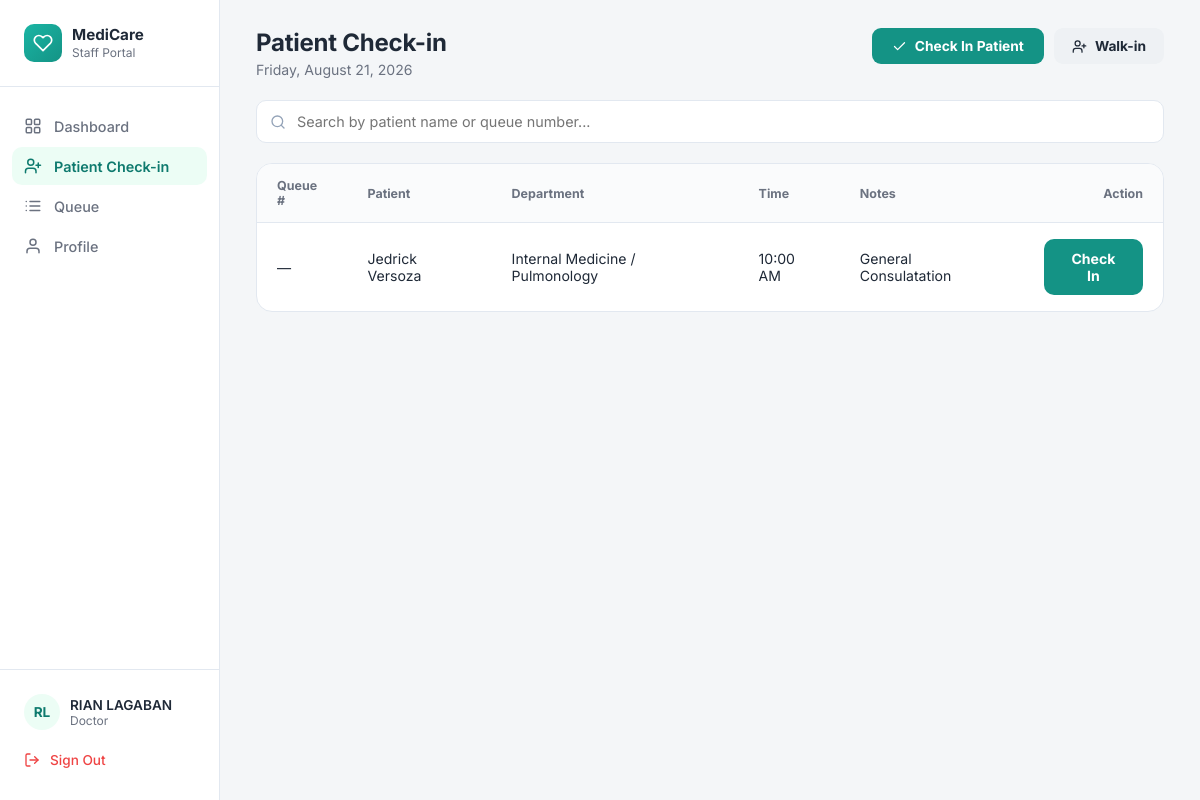
The page /staff/checkIn_patient.php (signed in) on the database its author committed.
### tables this page shows
CREATE TABLE IF NOT EXISTS `staff` (
  `StaffID` int NOT NULL AUTO_INCREMENT,
  `UserID` int NOT NULL,
  `DepartmentID` int NOT NULL,
  `StaffRole` varchar(50) NOT NULL,
  `Suffix` varchar(20) DEFAULT NULL,
  `Specialization` varchar(100) DEFAULT NULL,
  `AvailabilityStatus` varchar(50) NOT NULL DEFAULT 'Available',
  `DateHired` date DEFAULT NULL,
  `ScheduleStart` time DEFAULT NULL,
  `ScheduleEnd` time DEFAULT NULL,
  `AssignedDays` varchar(100) DEFAULT NULL,
  `AssignedResponsibilities` text,
  `CreatedAt` datetime NOT NULL DEFAULT CURRENT_TIMESTAMP,
  `UpdatedAt` datetime NOT NULL DEFAULT CURRENT_TIMESTAMP ON UPDATE CURRENT_TIMESTAMP,
  PRIMARY KEY (`StaffID`),
  KEY `FK_Staff_Users` (`UserID`),
  KEY `FK_Staff_Departments` (`DepartmentID`)
);

CREATE TABLE IF NOT EXISTS `users` (
  `UserID` int NOT NULL AUTO_INCREMENT,
  `RoleID` int NOT NULL,
  `FirstName` varchar(100) NOT NULL,
  `MiddleName` varchar(100) DEFAULT NULL,
  `LastName` varchar(100) NOT NULL,
  `Email` varchar(191) NOT NULL,
  `Password` varchar(255) NOT NULL,
  `Sex` varchar(13) NOT NULL,
  `DateOfBirth` date DEFAULT NULL,
  `ContactNumber` varchar(20) DEFAULT NULL,
  `Address` text,
  `Status` varchar(50) NOT NULL DEFAULT 'Active',
  `CreatedAt` datetime NOT NULL DEFAULT CURRENT_TIMESTAMP,
  `FailedAttempts` int DEFAULT '0',
  `LockUntil` datetime DEFAULT NULL,
  `ResetToken` varchar(255) DEFAULT NULL,
  `TokenExpiry` datetime DEFAULT NULL,
  `ProfilePhoto` varchar(255) DEFAULT NULL,
  `LastLogin` datetime DEFAULT NULL,
  PRIMARY KEY (`UserID`),
  UNIQUE KEY `Email` (`Email`),
  KEY `FK_Users_Roles` (`RoleID`)
);

CREATE TABLE IF NOT EXISTS `appointments` (
  `AppointmentID` int NOT NULL AUTO_INCREMENT,
  `PatientID` int NOT NULL,
  `StaffID` int DEFAULT NULL,
  `DepartmentID` int NOT NULL,
  `AppointmentDate` date NOT NULL,
  `AppointmentTime` time NOT NULL,
  `Purpose` varchar(255) DEFAULT NULL,
  `Status` varchar(50) NOT NULL DEFAULT 'Pending',
  `CreatedAt` datetime NOT NULL DEFAULT CURRENT_TIMESTAMP,
  `UpdatedAt` datetime NOT NULL DEFAULT CURRENT_TIMESTAMP ON UPDATE CURRENT_TIMESTAMP,
  PRIMARY KEY (`AppointmentID`),
  KEY `fk_appointments_patient` (`PatientID`),
  KEY `fk_appointments_staff` (`StaffID`),
  KEY `fk_appointments_department` (`DepartmentID`)
);

CREATE TABLE IF NOT EXISTS `departments` (
  `DepartmentID` int NOT NULL AUTO_INCREMENT,
  `DepartmentName` varchar(100) NOT NULL,
  PRIMARY KEY (`DepartmentID`),
  UNIQUE KEY `DepartmentName` (`DepartmentName`)
);

### staff/checkIn_patient.php (the view, shortened to what this page needs)
<?php
require_once __DIR__ . '/../includes/db.php';
$today = date('Y-m-d');
$currentUserID = (int) $_SESSION['UserID'];
$appointments = [];
$appointmentsStmt = mysqli_prepare(
    $conn,
    'SELECT
        a.AppointmentID,
        a.AppointmentDate,
        a.AppointmentTime,
        a.Purpose,
        a.Status AS AppointmentStatus,
        p.PatientID,
        u.FirstName,
        u.MiddleName,
        u.LastName,
        u.ContactNumber,
        d.DepartmentID,
        d.DepartmentName,
        q.QueueID,
        q.QueueNumber,
        q.Status AS QueueStatus,
        q.QueueTime
     FROM appointments a
     INNER JOIN patients p
        ON a.PatientID = p.PatientID
     INNER JOIN users u
        ON p.UserID = u.UserID
     INNER JOIN departments d
        ON a.DepartmentID = d.DepartmentID
     LEFT JOIN queue q
        ON a.AppointmentID = q.AppointmentID
        AND q.QueueDate = ?
     WHERE a.AppointmentDate = ?
     AND a.Status NOT IN (
        "Cancelled",
        "Completed"
     )
     ORDER BY
        CASE
            WHEN q.QueueNumber IS NOT NULL
            THEN 0
            ELSE 1
        END,
        a.AppointmentTime ASC'
);
mysqli_stmt_bind_param(
    $appointmentsStmt,
    'ss',
    $today,
    $today
);
mysqli_stmt_execute(
    $appointmentsStmt
);
$appointmentsResult =
    mysqli_stmt_get_result(
        $appointmentsStmt
    );
while (
    $row =
        mysqli_fetch_assoc($appointmentsResult)
) {
    $appointments[] = $row;
}
$staffInfoStmt = mysqli_prepare(
    $conn,
    "SELECT
        s.StaffRole,
        u.FirstName,
        u.LastName,
        u.ProfilePhoto
     FROM staff s
     INNER JOIN users u
        ON s.UserID = u.UserID
     WHERE s.UserID = ?
     LIMIT 1"
);
mysqli_stmt_bind_param(
    $staffInfoStmt,
    'i',
    $currentUserID
);
mysqli_stmt_execute(
    $staffInfoStmt
);
$staffInfoResult =
    mysqli_stmt_get_result(
        $staffInfoStmt
    );
$staffInfoRow =
    mysqli_fetch_assoc($staffInfoResult);
$staffFirstName =
    $staffInfoRow['FirstName']
    ?? ($_SESSION['FirstName'] ?? '');
$staffLastName =
    $staffInfoRow['LastName']
    ?? ($_SESSION['LastName'] ?? '');
$staffRole =
    $staffInfoRow['StaffRole']
    ?? 'Staff';
$staffProfilePhoto =
    $staffInfoRow['ProfilePhoto']
    ?? null;
$staffInitials =
    strtoupper(
        substr($staffFirstName, 0, 1) .
        substr($staffLastName, 0, 1)
    );
$staffName =
    htmlspecialchars(
        $staffFirstName . ' ' . $staffLastName
    );
?>
<!DOCTYPE html>
<html lang="en">
<head>
<link
    rel="stylesheet"
    href="../assets/css/staff/staff_dashboard.css"
>
</head>
<body>
<div class="app">
<aside class="sidebar">
    <div class="sidebar-brand">
        <div class="brand-icon">
            <svg
                viewBox="0 0 24 24"
                fill="none"
                stroke="currentColor"
                stroke-width="2"
                stroke-linecap="round"
                stroke-linejoin="round"
            >
                <path d="M20.84 4.61a5.5 5.5 0 0 0-7.78 0L12 5.67l-1.06-1.06a5.5 5.5 0 0 0-7.78 7.78l1.06 1.06L12 21.23l7.78-7.78 1.06-1.06a5.5 5.5 0 0 0 0-7.78z"/>
            </svg>
        </div>
        <div class="brand-text">
            <div class="brand-title">
                MediCare
            </div>
            <div class="brand-sub">
                Staff Portal
            </div>
        </div>
    </div>
    <ul class="nav-list">
        <li class="nav-item">
            <a
                href="../staff/staff_dashboard.php"
                style="
                    text-decoration:none;
                    color:inherit;
                    display:flex;
                    align-items:center;
                    gap:12px;
                "
            >
                Dashboard
            </a>
        </li>
        <li class="nav-item active">
            <svg
                viewBox="0 0 24 24"
                fill="none"
                stroke="currentColor"
                stroke-width="2"
                stroke-linecap="round"
                stroke-linejoin="round"
            >
                <path d="M16 21v-2a4 4 0 0 0-4-4H6a4 4 0 0 0-4 4v2"/>
                <circle cx="9" cy="7" r="4"/>
                <line x1="19" y1="8" x2="19" y2="14"/>
                <line x1="16" y1="11" x2="22" y2="11"/>
            </svg>
            Patient Check-in
        </li>
        <li class="nav-item">
            <a
                href="queue.php"
                style="
                    text-decoration:none;
                    color:inherit;
                    display:flex;
                    align-items:center;
                    gap:12px;
                "
            >
                <svg
                    viewBox="0 0 24 24"
                    fill="none"
                    stroke="currentColor"
                    stroke-width="2"
                    stroke-linecap="round"
                    stroke-linejoin="round"
                >
                    <path d="M8 6h13M8 12h13M8 18h13M3 6h.01M3 12h.01M3 18h.01"/>
                </svg>
                Queue
            </a>
        </li>
        <li class="nav-item">
            <a
                href="staff_profile.php"
                style="
                    text-decoration:none;
                    color:inherit;
                    display:flex;
                    align-items:center;
                    gap:12px;
                "
            >
                <svg
                    viewBox="0 0 24 24"
                    fill="none"
                    stroke="currentColor"
                    stroke-width="2"
                    stroke-linecap="round"
                    stroke-linejoin="round"
                >
                    <path d="M20 21v-2a4 4 0 0 0-4-4H8a4 4 0 0 0-4 4v2"/>
                    <circle cx="12" cy="7" r="4"/>
                </svg>
                Profile
            </a>
        </li>
    </ul>
    <div class="sidebar-footer">
        <div class="sidebar-user">
            <div class="user-avatar">
                <?php if (!empty($staffProfilePhoto)): ?>
                <img src="../<?php echo htmlspecialchars($staffProfilePhoto); ?>" alt="Photo">
                <?php else: ?>
                <?php echo $staffInitials; ?>
                <?php endif; ?>
            </div>
            <div>
                <div class="user-name">
                    <?php echo $staffName; ?>
                </div>
                <div class="user-role">
                    <?php echo htmlspecialchars($staffRole); ?>
                </div>
            </div>
        </div>
        <a
            class="sign-out"
            href="../auth/logout.php"
            onclick="return confirm('Are you sure you want to sign out?');"
        >
            <svg
                viewBox="0 0 24 24"
                fill="none"
                stroke="currentColor"
                stroke-width="2"
                stroke-linecap="round"
                stroke-linejoin="round"
            >
                <path d="M9 21H5a2 2 0 0 1-2-2V5a2 2 0 0 1 2-2h4"/>
                <polyline points="16 17 21 12 16 7"/>
                <line x1="21" y1="12" x2="9" y2="12"/>
            </svg>
            Sign Out
        </a>
    </div>
</aside>
<main class="main">
    <div class="staff-topbar">
        <div class="page-header">
            <h1>
                Patient Check-in
            </h1>
            <p>
                <?php echo date('l, F j, Y'); ?>
            </p>
        </div>
        <div class="staff-header-actions">
            <button
                class="btn-checkin-solid"
                type="button"
                onclick="openCheckinModal()"
            >
                <svg
                    viewBox="0 0 24 24"
                    fill="none"
                    stroke="currentColor"
                    stroke-width="2"
                    stroke-linecap="round"
                    stroke-linejoin="round"
                >
                    <polyline points="20 6 9 17 4 12"/>
                </svg>
                Check In Patient
            </button>
            <button
                class="btn-walkin"
                type="button"
                onclick="openWalkinModal()"
            >
                <svg
                    viewBox="0 0 24 24"
                    fill="none"
                    stroke="currentColor"
                    stroke-width="2"
                    stroke-linecap="round"
                    stroke-linejoin="round"
                >
                    <path d="M16 21v-2a4 4 0 0 0-4-4H6a4 4 0 0 0-4 4v2"/>
                    <circle cx="9" cy="7" r="4"/>
                    <line x1="19" y1="8" x2="19" y2="14"/>
                    <line x1="16" y1="11" x2="22" y2="11"/>
                </svg>
                Walk-in
            </button>
        </div>
    </div>
    <div class="staff-search-bar">
        <svg
            viewBox="0 0 24 24"
            fill="none"
            stroke="currentColor"
            stroke-width="2"
            stroke-linecap="round"
            stroke-linejoin="round"
        >
            <circle cx="11" cy="11" r="8"/>
            <line x1="21" y1="21" x2="16.65" y2="16.65"/>
        </svg>
        <input
            type="text"
            id="mainSearchInput"
            placeholder="Search by patient name or queue number..."
            oninput="filterMainTable()"
        >
    </div>
    <div class="staff-table-wrap">
        <table class="staff-table">
            <thead>
                <tr>
                    <th>Queue #</th>
                    <th>Patient</th>
                    <th>Department</th>
                    <th>Time</th>
                    <th>Notes</th>
                    <th>Action</th>
                </tr>
            </thead>
            <tbody id="appointmentsTableBody">
            <?php if (empty($appointments)): ?>
                <tr class="empty-row">
                    <td colspan="6">
                        No scheduled appointments for today
                    </td>
                </tr>
            <?php else: ?>
                <?php foreach ($appointments as $appointment): ?>
                    <?php
                    $fullName = trim(
                        $appointment['FirstName'] . ' ' .
                        (
                            !empty($appointment['MiddleName'])
                            ? $appointment['MiddleName'] . ' '
                            : ''
                        ) .
                        $appointment['LastName']
                    );
                    $formattedTime = date(
                        'h:i A',
                        strtotime(
                            $appointment['AppointmentTime']
                        )
                    );
                    ?>
                    <tr
                        data-search="<?php
                            echo htmlspecialchars(
                                strtolower(
                                    $fullName . ' ' .
                                    $appointment['DepartmentName'] . ' ' .
                                    (
                                        $appointment['QueueNumber']
                                        ? 'q' .
                                        $appointment['QueueNumber']
                                        : ''
                                    )
                                )
                            );
                        ?>"
                    >
                        <td>
                            <?php if (!empty($appointment['QueueID'])): ?>
                                <span class="modal-tag-checked">
                                    Q<?php
                                    echo str_pad(
                                        $appointment['QueueNumber'],
                                        3,
                                        '0',
                                        STR_PAD_LEFT
                                    );
                                    ?>
                                </span>
                            <?php else: ?>
                                —
                            <?php endif; ?>
                        </td>
                        <td>
                            <?php
                            echo htmlspecialchars($fullName);
                            ?>
                        </td>
                        <td>
                            <?php
                            echo htmlspecialchars(
                                $appointment['DepartmentName']
                            );
                            ?>
                        </td>
                        <td>
                            <?php echo $formattedTime; ?>
                        </td>
                        <td>
                            <?php
                            echo htmlspecialchars(
                                $appointment['Purpose']
                                ?: '—'
                            );
                            ?>
                        </td>
                        <td>
                            <?php if (!empty($appointment['QueueNumber'])): ?>
                                <span class="modal-tag-checked">
                                    Checked In
                                </span>
                            <?php else: ?>
                                <button
                                    type="button"
                                    class="btn-primary-solid"
                                    onclick="selectAppointment(
                                        <?php
                                        echo (int)
                                            $appointment['AppointmentID'];
                                        ?>
                                    )"
                                >
                                    Check In
                                </button>
                            <?php endif; ?>
                        </td>
                    </tr>
                <?php endforeach; ?>
            <?php endif; ?>
            </tbody>
        </table>
    </div>
</main>
</div>
</body>
</html>

### rows shown on the page
staff: UserID.LastName "RL", UserID.LastName "RIAN LAGABAN", StaffRole "Doctor"
appointments: users.FirstName+MiddleName+LastName "Jedrick Versoza", DepartmentID.DepartmentName "Internal Medicine / Pulmonology", AppointmentTime "10:00 AM", Purpose "General Consulatation"
